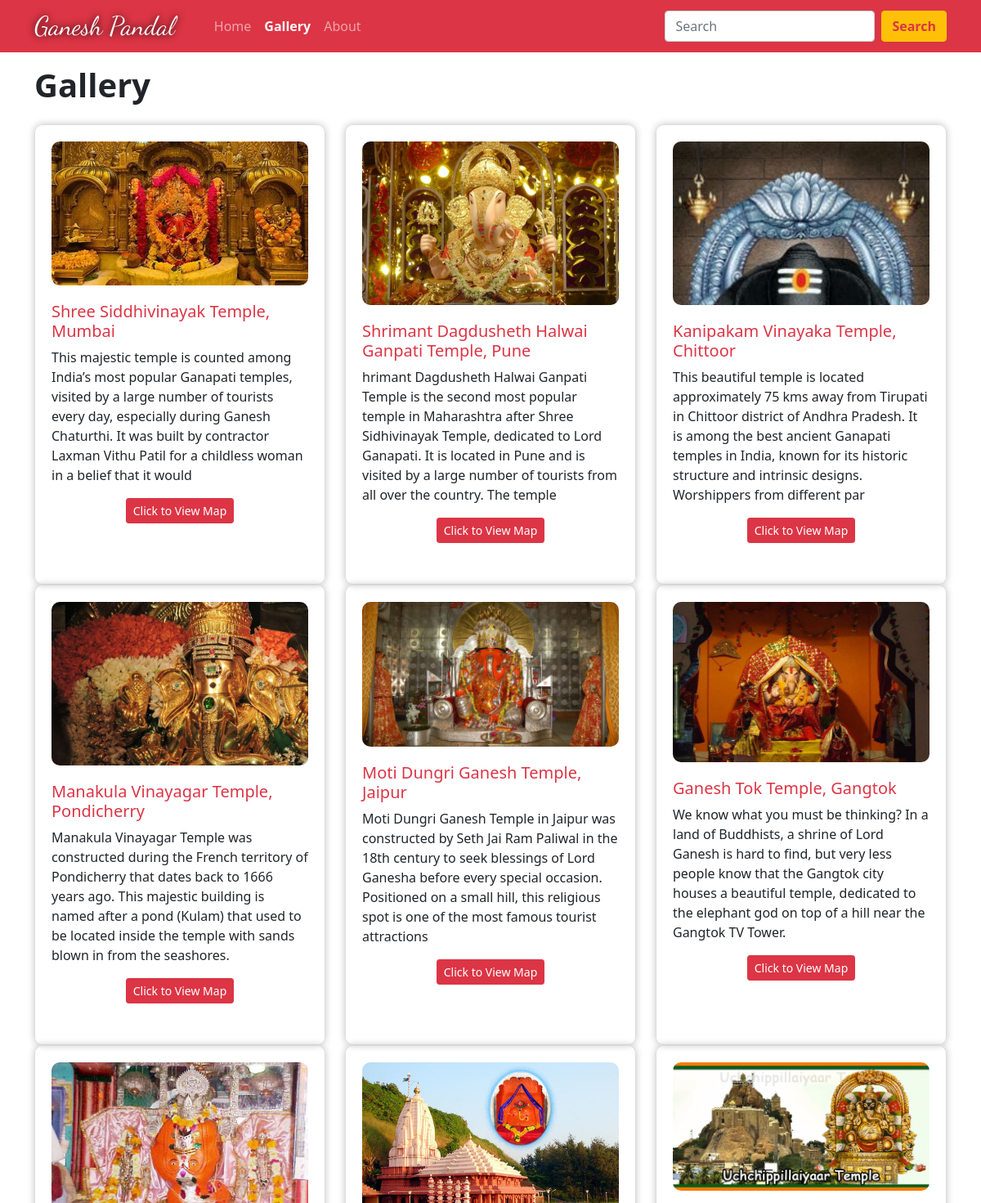
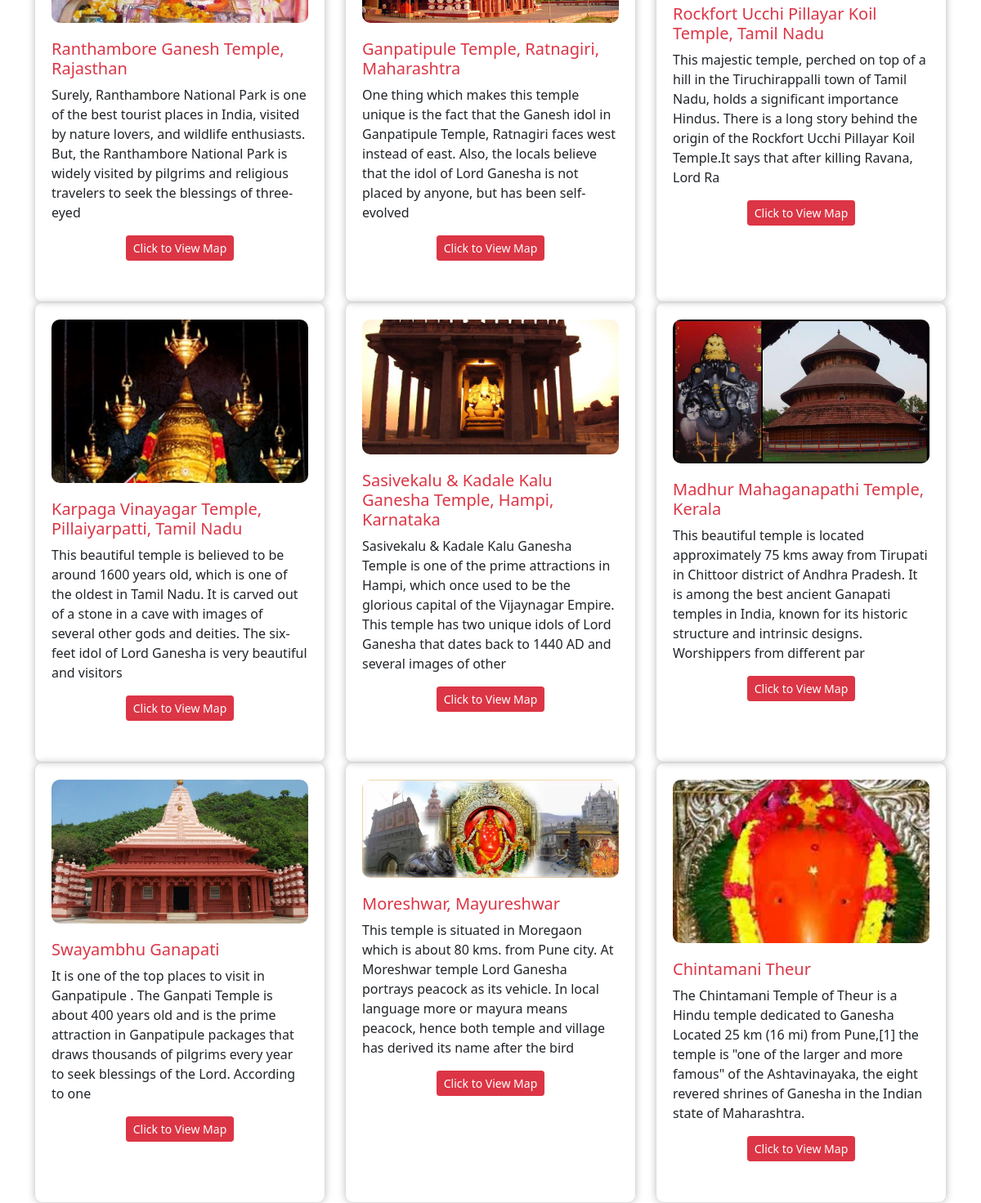
/photos1.php, run on the app's committed database (2 pictures, top to bottom).
### tables this page shows
CREATE TABLE `addpandal` (
  `id` int(12) NOT NULL,
  `title` varchar(255) NOT NULL,
  `photo` varchar(255) NOT NULL,
  `des` varchar(255) NOT NULL,
  `state` varchar(255) NOT NULL,
  `elink` varchar(100) NOT NULL,
  `mlink` varchar(100) NOT NULL
);

### photos1.php (the view, shortened to what this page needs)
<head>
    <link href="https://cdn.jsdelivr.net/npm/bootstrap@5.0.2/dist/css/bootstrap.min.css" rel="stylesheet">
</head>
<nav class="navbar navbar-expand-lg navbar-dark bg-danger">
    <div class="container">
    <a class="navbar-brand fs-2 p-0 text-light " style="font-family: 'Dancing Script', cursive; text-shadow: 0px 0px 10px black;" href="#" >Ganesh Pandal</a>
    <div class="collapse navbar-collapse" id="navbarSupportedContent">
      <center>
        <div class="navbar-nav mr-auto mx-4">
            <li class="nav-item">
                <a class="nav-link  my-1" href="pandal.html">Home</a>
            </li>
            <li class="nav-item ">
              <a class="nav-link fw-bolder text-light my-1" href="photos1.php">Gallery</a>
            </li>
            <li class="nav-item">
              <a class="nav-link my-1" href="about1.html">About</a>
          </li>
          </div>
          </center>
        <form class="form-inline my-2 my-lg-0 d-flex ms-auto gap-3 ">
          <input class="form-control mx-0" style="position: relative;left:8px"type="search" placeholder="Search" aria-label="Search">
          <button class="btn btn-warning bg my-0 fw-bolder text-danger" type="submit">Search</button>
      </form>
    </div>
  </div>
</nav>
<body>
  <div class="header py-3">
    <div class="container h1 fw-bolder">
      Gallery
    </div>
  </div>
<?php
	include("conn.php");
	$sq="select * from addpandal";
	$sres=mysqli_query($conn,$sq);
?>
  <div class="container">
    <div class="row align-items-stretch justify-content-stretch">
       <?php
      while($row=mysqli_fetch_array($sres))
      {
        $id=$row['id'];
        ?>
        <div class="col-md-6 col-lg-4">
            <div class="card-box ">
                <div class="card-thumbnail">
                    <img src="<?php echo $row['photo']; ?>" class="img-fluid" style="width: 100%;" alt="">
                </div>
                <h3 class="headings"><a href="#" class="mt-2 text-danger "><?php echo $row['title']; ?></a></h3>
                <p class="text-dark py-0"><?php echo $row['des']; ?></p>
                <div class="button text-center">
                  <a href="map.php?eid=<?php echo $id;?>" class="btn btn-sm btn-danger">Click to View Map</a>
                </div>
            </div>
        </div>
      <?php
      }
      ?>
    </div>
</div>
</body>

### photos1.php (style rules this page uses)
.card-box { border: 1px solid #ddd; padding: 20px; box-shadow: 0px 0px 10px 0px #c5c5c5; margin-bottom: 30px; float: left; border-radius: 10px; transition: 0.5s; }
.card-box .card-thumbnail { max-height: 200px; overflow: hidden; border-radius: 10px; }
.card-box h3 a { font-size: 20px; text-decoration: none; }
.headings { padding-top: 20px; }
.card-box { display:flex; flex-direction: column; height:100%; }

### data on the page
addpandal: photo (picture), title "Shree Siddhivinayak Temple, Mumbai", des "This majestic temple is counted among India’s most popular Ganapati temples, visited by a large number of tourists every day, especially during Ganesh Chaturthi. It was built by contractor Laxman Vithu Patil for a childless woman in a belief that it would"
addpandal: photo (picture), title "Shrimant Dagdusheth Halwai Ganpati Temple, Pune", des "hrimant Dagdusheth Halwai Ganpati Temple is the second most popular temple in Maharashtra after Shree Sidhivinayak Temple, dedicated to Lord Ganapati. It is located in Pune and is visited by a large number of tourists from all over the country. The temple"
addpandal: photo (picture), title "Kanipakam Vinayaka Temple, Chittoor", des "This beautiful temple is located approximately 75 kms away from Tirupati in Chittoor district of Andhra Pradesh. It is among the best ancient Ganapati temples in India, known for its historic structure and intrinsic designs. Worshippers from different par"
addpandal: photo (picture), title "Manakula Vinayagar Temple, Pondicherry", des "Manakula Vinayagar Temple was constructed during the French territory of Pondicherry that dates back to 1666 years ago. This majestic building is named after a pond (Kulam) that used to be located inside the temple with sands blown in from the seashores."
addpandal: photo (picture), title "Moti Dungri Ganesh Temple, Jaipur", des "Moti Dungri Ganesh Temple in Jaipur was constructed by Seth Jai Ram Paliwal in the 18th century to seek blessings of Lord Ganesha before every special occasion. Positioned on a small hill, this religious spot is one of the most famous tourist attractions"
addpandal: photo (picture), title "Ganesh Tok Temple, Gangtok", des "We know what you must be thinking? In a land of Buddhists, a shrine of Lord Ganesh is hard to find, but very less people know that the Gangtok city houses a beautiful temple, dedicated to the elephant god on top of a hill near the Gangtok TV Tower."
addpandal: photo (picture), title "Ranthambore Ganesh Temple, Rajasthan", des "Surely, Ranthambore National Park is one of the best tourist places in India, visited by nature lovers, and wildlife enthusiasts. But, the Ranthambore National Park is widely visited by pilgrims and religious travelers to seek the blessings of three-eyed"
addpandal: photo (picture), title "Ganpatipule Temple, Ratnagiri, Maharashtra", des "One thing which makes this temple unique is the fact that the Ganesh idol in Ganpatipule Temple, Ratnagiri faces west instead of east. Also, the locals believe that the idol of Lord Ganesha is not placed by anyone, but has been self-evolved"
addpandal: photo (picture), title "Rockfort Ucchi Pillayar Koil Temple, Tamil Nadu", des "This majestic temple, perched on top of a hill in the Tiruchirappalli town of Tamil Nadu, holds a significant importance Hindus. There is a long story behind the origin of the Rockfort Ucchi Pillayar Koil Temple.It says that after killing Ravana, Lord Ra"
addpandal: photo (picture), title "Karpaga Vinayagar Temple, Pillaiyarpatti, Tamil Nadu", des "This beautiful temple is believed to be around 1600 years old, which is one of the oldest in Tamil Nadu. It is carved out of a stone in a cave with images of several other gods and deities. The six-feet idol of Lord Ganesha is very beautiful and visitors"
addpandal: photo (picture), title "Sasivekalu & Kadale Kalu Ganesha Temple, Hampi, Karnataka", des "Sasivekalu & Kadale Kalu Ganesha Temple is one of the prime attractions in Hampi, which once used to be the glorious capital of the Vijaynagar Empire. This temple has two unique idols of Lord Ganesha that dates back to 1440 AD and several images of other"
addpandal: photo (picture), title "Madhur Mahaganapathi Temple, Kerala", des "This beautiful temple is located approximately 75 kms away from Tirupati in Chittoor district of Andhra Pradesh. It is among the best ancient Ganapati temples in India, known for its historic structure and intrinsic designs. Worshippers from different par"
addpandal: photo (picture), title "Swayambhu Ganapati", des "It is one of the top places to visit in Ganpatipule . The Ganpati Temple is about 400 years old and is the prime attraction in Ganpatipule packages that draws thousands of pilgrims every year to seek blessings of the Lord. According to one"
addpandal: photo (picture), title "Moreshwar, Mayureshwar", des "This temple is situated in Moregaon which is about 80 kms. from Pune city. At Moreshwar temple Lord Ganesha portrays peacock as its vehicle. In local language more or mayura means peacock, hence both temple and village has derived its name after the bird"
addpandal: photo (picture), title "Chintamani Theur", des "The Chintamani Temple of Theur is a Hindu temple dedicated to Ganesha Located 25 km (16 mi) from Pune,[1] the temple is \"one of the larger and more famous\" of the Ashtavinayaka, the eight revered shrines of Ganesha in the Indian state of Maharashtra."
